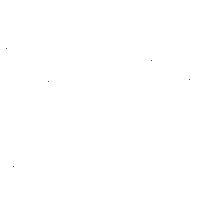
Frame 1 (no input)
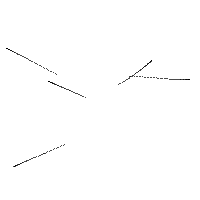
Frame 60 (the mouse pressed at the canvas centre just before this capture)
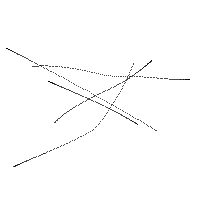
Frame 120 (the mouse held since frame 60 and released just before this capture)

The Processing sketch that drew these frames (run headless with seeded random() and noise(); from frame 60 on, the mouse is pressed at the canvas centre):

// Processing sketch: e08
// ── e08.pde
float G = 0.5;

Attractor[] attractors;
Mover[] movers;

void setup() {
  size(200,200);
  background(255);
  attractors = new Attractor[5];
  for (int i = 0; i < attractors.length; i++)
    attractors[i] = new Attractor(random(5,20),random(0,width),random(0,height));
  movers = new Mover[5];
  for (int i = 0; i < movers.length; i++)
    movers[i] = new Mover(random(0.1,2),random(0,width),random(0,height));
}

void draw() {
  //background(255);
  
  for (int i = 0; i < attractors.length; i++)
    attractors[i].display();
  
  Mover mover = null;
  for (int i = 0; i < movers.length; i++) {
    mover = movers[i];
    
    PVector attraction = new PVector(0,0);
    for (int j = 0; j < attractors.length; j++)
      attraction.add(attractors[j].attract(mover));
    PVector[] forces = new PVector[]{attraction};
    
    mover.update(forces);
    mover.display();
  }
  
}

class Attractor {
  
  PVector location;
  float mass;
  
  Attractor(float m, float x, float y) {
    location = new PVector(x,y);
    mass = m;
  }
  
  PVector attract(Mover mover) {
    PVector result;
    
    PVector displacement = PVector.sub(location,mover.location);
    float distance = constrain(displacement.mag(),5,25);
    
    result = displacement.copy();
    result.normalize();
    float strength = (G * mass * mover.mass) / (distance * distance);
    result.mult(strength);
    
    return result;
  }
  
  void display() {
    stroke(0);
    fill(175,255/4);
    //ellipse(location.x,location.y,mass*2,mass*2);
  }
}

class Mover {
  
  PVector location;
  PVector velocity;
  float mass;
  
  Mover(float m, float x, float y) {
    location = new PVector(x,y);
    velocity = new PVector(0,0);
    mass = m;
  }
  
  void update(PVector[] forces) {
    PVector acceleration = PVector.div(sumVectors(forces),mass);
    velocity.add(acceleration);
    location.add(velocity);
  }
  
  void display() {
    stroke(0);
    fill(175);
    //ellipse(location.x,location.y,16*mass,16*mass);
    point(location.x,location.y);
  }
}

PVector sumVectors(PVector[] vectors) {
  PVector result = new PVector(0,0);
  for (int i = 0; i < vectors.length; i++)
    result.add(vectors[i]);
  return result;
}
